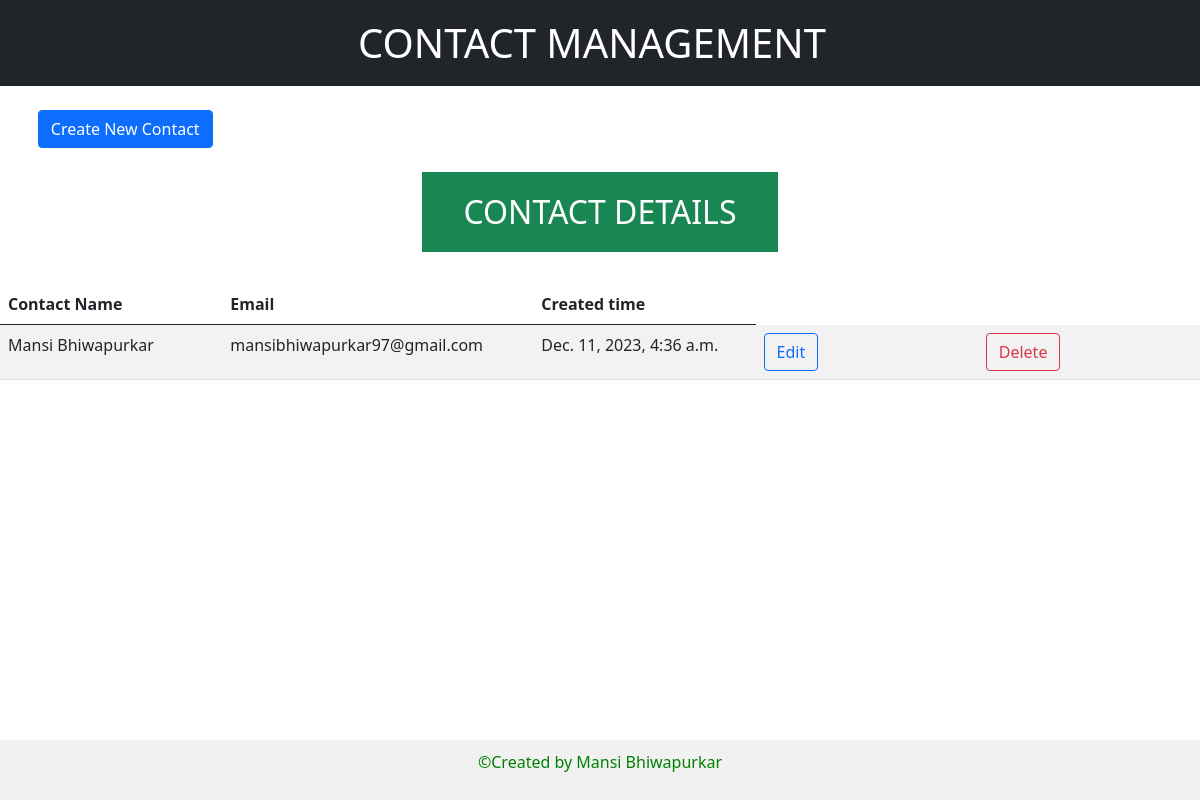
The app's page /, older data.
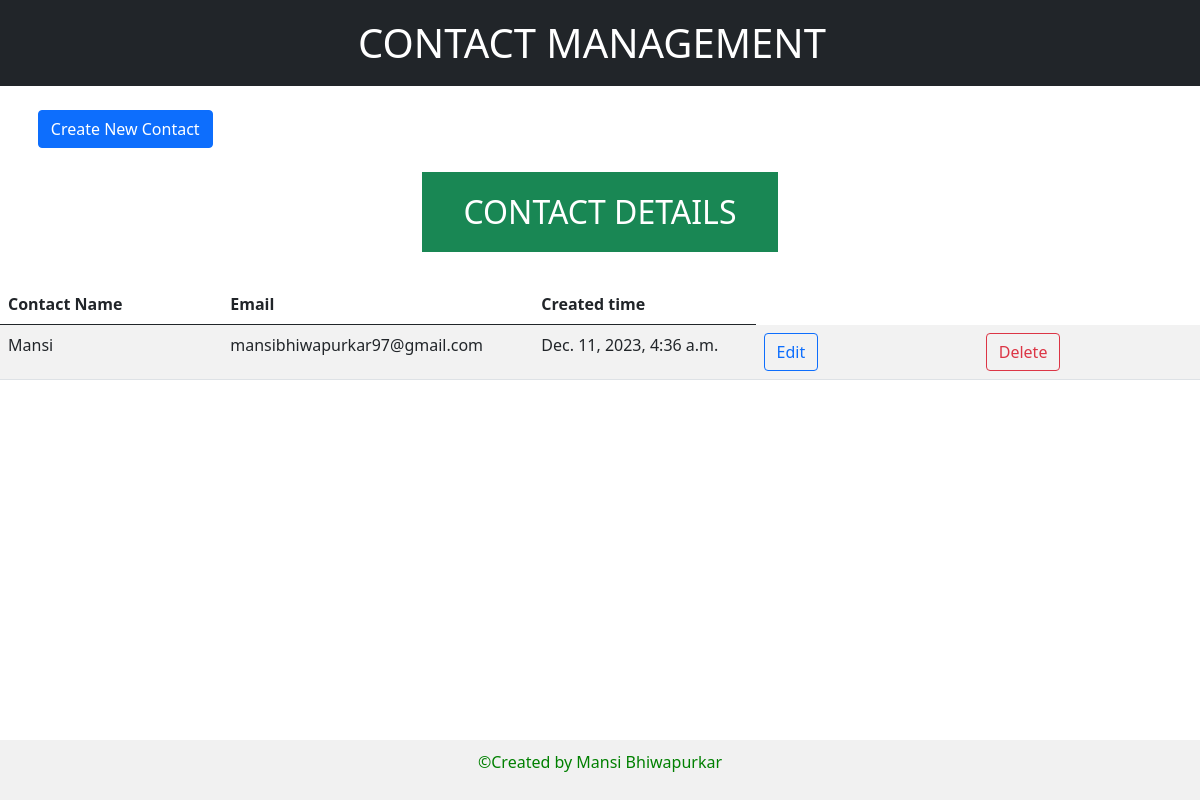
The same page, newer data.
### app/models.py (models this page shows, shortened)
class Contact(models.Model):
    name=models.CharField(max_length=50, null=False)
    email=models.EmailField(max_length=100, null=False)
    notes=models.CharField(max_length=500)
    time=models.DateTimeField()

### app/views.py (the view)
# urls.py: path('',views.view_list_page,name='view_list_page'),
def view_list_page(request):
    data=Contact.objects.all()
    context={"data":data}
    return render(request,"list_page.html",context)

### app/Templates/list_page.html (shortened to what this page needs)
<!doctype html>
<html lang="en">
  <head>
    <link href="https://cdn.jsdelivr.net/npm/bootstrap@5.0.2/dist/css/bootstrap.min.css" rel="stylesheet">
  </head>
  <body>
    <nav class="navbar navbar-expand-lg navbar-dark bg-dark">
        <div class="container-md d-flex justify-content-center">
            <a class="navbar-brand" href="/">CONTACT MANAGEMENT</a>
        </div>
    </nav>
    <br>
    <div>
        <a button type="button" href="/create" class="btn btn-primary custom-offset">Create New Contact</button></a>
    </div><br>
        <div class="container">
                <div class="row justify-content-center">
                    <div class="col-4 text-center custom-font-size">
                        <h2 class="text-white bg-success p-3">CONTACT DETAILS</h2>
                    </div>
                </div>
        </div>
        <br>
             <table class="table table-striped custom-table">
                <thead>
                  <tr>
                    <th>Contact Name</th>
                    <th>Email</th>
                    <th>Created time</th>
                  </tr>
                </thead>
                <tbody>
                    {% for d in data %}
                    <tr>
                        <td>{{d.name}}</td>
                        <td>{{d.email}}</td>
                        <td>{{d.time}}</td>
                        <td><a button type="button" href="/update/{{d.id}}" class="btn btn-outline-primary">Edit</button></a></td>
                        <td><a button type="button" href="/delete/{{d.id}}" class="btn btn-outline-danger">Delete</button></a></td>
                    </tr>
                    {% endfor %}
                </tbody>
              </table>
    <footer>
        <p>&copy;Created by Mansi Bhiwapurkar</p>
    </footer>
  </body>
</html>

Row changes from the older to the newer data that the page shows:
changed Contact "mansibhiwapurkar97@gmail.com": name "Mansi Bhiwapurkar" → "Mansi"
